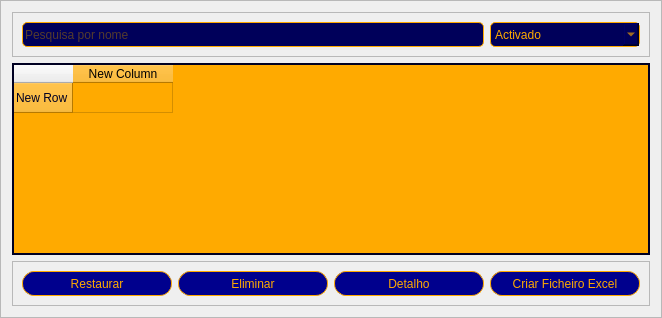
                  <widget class="QFrame" name="frameTable">
                   <property name="maximumSize">
                    <size>
                     <width>16777215</width>
                     <height>16777215</height>
                    </size>
                   </property>
                   <property name="styleSheet">
                    <string notr="true">QPushButton{
color: rgb(255, 170, 0);
border: 1px solid rgb(255, 170, 0);
border-radius: 12px;
background-color: rgb(0, 0, 141)
}
QPushButton:hover{
background-color: rgb(0, 0, 255)
}
QPushButton:pressed{
color: rgb(167, 117, 0);
border: 2px solid rgb(167, 117, 0);
border-radius: 12px;
background-color: rgb(0, 0, 141)
}</string>
                   </property>
                   <property name="frameShape">
                    <enum>QFrame::StyledPanel</enum>
                   </property>
                   <property name="frameShadow">
                    <enum>QFrame::Raised</enum>
                   </property>
                   <layout class="QVBoxLayout" name="verticalLayout_4">
                    <item>
                     <widget class="QFrame" name="frame_17">
                      <property name="styleSheet">
                       <string notr="true">QLabel{
color: rgb(255, 170, 0);
}
QLineEdit{
color: rgb(167, 117, 0);
border: 1px solid rgb(255, 170, 0);
background-color: rgb(0, 0, 90);
border-radius: 5px
}QComboBox{
color: rgb(167, 117, 0);
border: 1px solid rgb(255, 170, 0);
background-color: rgb(0, 0, 90);
border-radius: 5px

}</string>
                      </property>
                      <property name="frameShape">
                       <enum>QFrame::StyledPanel</enum>
                      </property>
                      <property name="frameShadow">
                       <enum>QFrame::Raised</enum>
                      </property>
                      <layout class="QHBoxLayout" name="horizontalLayout_32">
                       <item>
                        <widget class="QLineEdit" name="LinEdit_filtrar">
                         <property name="minimumSize">
                          <size>
                           <width>0</width>
                           <height>25</height>
                          </size>
                         </property>
                         <property name="echoMode">
                          <enum>QLineEdit::Normal</enum>
                         </property>
                         <property name="placeholderText">
                          <string>Pesquisa por nome</string>
                         </property>
                        </widget>
                       </item>
                       <item>
                        <widget class="QComboBox" name="comboBox_SelectEstado">
                         <property name="minimumSize">
                          <size>
                           <width>150</width>
                           <height>25</height>
                          </size>
                         </property>
                         <property name="styleSheet">
                          <string notr="true">background-color: rgb(0, 0, 90);
color: rgb(255, 170, 0);</string>
                         </property>
                         <item>
                          <property name="text">
                           <string>Activado</string>
                          </property>
                         </item>
                         <item>
                          <property name="text">
                           <string>Reciclagem</string>
                          </property>
                         </item>
                         <item>
                          <property name="text">
                           <string>Tudo</string>
                          </property>
                         </item>
                        </widget>
                       </item>
                      </layout>
                     </widget>
                    </item>
                    <item>
                     <widget class="QTableWidget" name="table_membros">
                      <property name="palette">
                       <palette>
                        <active>
                         <colorrole role="WindowText">
                          <brush brushstyle="SolidPattern">
                           <color alpha="255">
                            <red>0</red>
                            <green>0</green>
                            <blue>34</blue>
                           </color>
                          </brush>
                         </colorrole>
                         <colorrole role="Button">
                          <brush brushstyle="SolidPattern">
                           <color alpha="255">
                            <red>255</red>
                            <green>170</green>
                            <blue>0</blue>
                           </color>
                          </brush>
                         </colorrole>
                         <colorrole role="Text">
                          <brush brushstyle="SolidPattern">
                           <color alpha="255">
                            <red>0</red>
                            <green>0</green>
                            <blue>34</blue>
                           </color>
                          </brush>
                         </colorrole>
                         <colorrole role="BrightText">
                          <brush brushstyle="SolidPattern">
                           <color alpha="255">
                            <red>167</red>
                            <green>117</green>
                            <blue>0</blue>
                           </color>
                          </brush>
                         </colorrole>
                         <colorrole role="ButtonText">
                          <brush brushstyle="SolidPattern">
                           <color alpha="255">
                            <red>0</red>
                            <green>0</green>
                            <blue>34</blue>
                           </color>
                          </brush>
                         </colorrole>
                         <colorrole role="Base">
                          <brush brushstyle="SolidPattern">
                           <color alpha="255">
                            <red>255</red>
                            <green>170</green>
                            <blue>0</blue>
                           </color>
                          </brush>
                         </colorrole>
                         <colorrole role="Window">
                          <brush brushstyle="SolidPattern">
                           <color alpha="255">
                            <red>255</red>
                            <green>170</green>
                            <blue>0</blue>
                           </color>
                          </brush>
                         </colorrole>
                         <colorrole role="Highlight">
                          <brush brushstyle="SolidPattern">
                           <color alpha="255">
                            <red>0</red>
                            <green>0</green>
                            <blue>90</blue>
                           </color>
                          </brush>
                         </colorrole>
                         <colorrole role="HighlightedText">
                          <brush brushstyle="SolidPattern">
                           <color alpha="255">
                            <red>255</red>
                            <green>170</green>
                            <blue>0</blue>
                           </color>
                          </brush>
                         </colorrole>
                        </active>
                        <inactive>
                         <colorrole role="WindowText">
                          <brush brushstyle="SolidPattern">
                           <color alpha="255">
                            <red>0</red>
                            <green>0</green>
                            <blue>34</blue>
                           </color>
                          </brush>
                         </colorrole>
                         <colorrole role="Button">
                          <brush brushstyle="SolidPattern">
                           <color alpha="255">
                            <red>255</red>
                            <green>170</green>
                            <blue>0</blue>
                           </color>
                          </brush>
                         </colorrole>
                         <colorrole role="Text">
                          <brush brushstyle="SolidPattern">
                           <color alpha="255">
                            <red>0</red>
                            <green>0</green>
                            <blue>34</blue>
                           </color>
                          </brush>
                         </colorrole>
                         <colorrole role="BrightText">
                          <brush brushstyle="SolidPattern">
                           <color alpha="255">
                            <red>167</red>
                            <green>117</green>
                            <blue>0</blue>
                           </color>
                          </brush>
                         </colorrole>
                         <colorrole role="ButtonText">
                          <brush brushstyle="SolidPattern">
                           <color alpha="255">
                            <red>0</red>
                            <green>0</green>
                            <blue>34</blue>
                           </color>
                          </brush>
                         </colorrole>
                         <colorrole role="Base">
                          <brush brushstyle="SolidPattern">
                           <color alpha="255">
                            <red>255</red>
                            <green>170</green>
                            <blue>0</blue>
                           </color>
                          </brush>
                         </colorrole>
                         <colorrole role="Window">
                          <brush brushstyle="SolidPattern">
                           <color alpha="255">
                            <red>255</red>
                            <green>170</green>
                            <blue>0</blue>
                           </color>
                          </brush>
                         </colorrole>
                         <colorrole role="Highlight">
                          <brush brushstyle="SolidPattern">
                           <color alpha="255">
                            <red>0</red>
                            <green>0</green>
                            <blue>90</blue>
                           </color>
                          </brush>
                         </colorrole>
                         <colorrole role="HighlightedText">
                          <brush brushstyle="SolidPattern">
                           <color alpha="255">
                            <red>255</red>
                            <green>170</green>
                            <blue>0</blue>
                           </color>
                          </brush>
                         </colorrole>
                        </inactive>
                        <disabled>
                         <colorrole role="WindowText">
                          <brush brushstyle="SolidPattern">
                           <color alpha="255">
                            <red>0</red>
                            <green>0</green>
                            <blue>34</blue>
                           </color>
                          </brush>
                         </colorrole>
                         <colorrole role="Button">
                          <brush brushstyle="SolidPattern">
                           <color alpha="255">
                            <red>255</red>
                            <green>170</green>
                            <blue>0</blue>
                           </color>
                          </brush>
                         </colorrole>
                         <colorrole role="Text">
                          <brush brushstyle="SolidPattern">
                           <color alpha="255">
                            <red>0</red>
                            <green>0</green>
                            <blue>34</blue>
                           </color>
                          </brush>
                         </colorrole>
                         <colorrole role="BrightText">
                          <brush brushstyle="SolidPattern">
                           <color alpha="255">
                            <red>167</red>
                            <green>117</green>
                            <blue>0</blue>
                           </color>
                          </brush>
                         </colorrole>
                         <colorrole role="ButtonText">
                          <brush brushstyle="SolidPattern">
                           <color alpha="255">
                            <red>0</red>
                            <green>0</green>
                            <blue>34</blue>
                           </color>
                          </brush>
                         </colorrole>
                         <colorrole role="Base">
                          <brush brushstyle="SolidPattern">
                           <color alpha="255">
                            <red>255</red>
                            <green>170</green>
                            <blue>0</blue>
                           </color>
                          </brush>
                         </colorrole>
                         <colorrole role="Window">
                          <brush brushstyle="SolidPattern">
                           <color alpha="255">
                            <red>255</red>
                            <green>170</green>
                            <blue>0</blue>
                           </color>
                          </brush>
                         </colorrole>
                         <colorrole role="Highlight">
                          <brush brushstyle="SolidPattern">
                           <color alpha="255">
                            <red>0</red>
                            <green>120</green>
                            <blue>215</blue>
                           </color>
                          </brush>
                         </colorrole>
                         <colorrole role="HighlightedText">
                          <brush brushstyle="SolidPattern">
                           <color alpha="255">
                            <red>255</red>
                            <green>170</green>
                            <blue>0</blue>
                           </color>
                          </brush>
                         </colorrole>
                        </disabled>
                       </palette>
                      </property>
                      <property name="autoFillBackground">
                       <bool>true</bool>
                      </property>
                      <property name="styleSheet">
                       <string notr="true">color: rgb(0, 0, 34);
background-color: rgb(255, 170, 0);</string>
                      </property>
                      <property name="frameShape">
                       <enum>QFrame::WinPanel</enum>
                      </property>
                      <property name="frameShadow">
                       <enum>QFrame::Plain</enum>
                      </property>
                      <property name="midLineWidth">
                       <number>1</number>
                      </property>
                      <property name="editTriggers">
                       <set>QAbstractItemView::NoEditTriggers</set>
                      </property>
                      <property name="showDropIndicator" stdset="0">
                       <bool>true</bool>
                      </property>
                      <property name="alternatingRowColors">
                       <bool>true</bool>
                      </property>
                      <property name="selectionMode">
                       <enum>QAbstractItemView::SingleSelection</enum>
                      </property>
                      <property name="selectionBehavior">
                       <enum>QAbstractItemView::SelectRows</enum>
                      </property>
                      <property name="horizontalScrollMode">
                       <enum>QAbstractItemView::ScrollPerPixel</enum>
                      </property>
                      <row>
                       <property name="text">
                        <string>New Row</string>
                       </property>
                      </row>
                      <column>
                       <property name="text">
                        <string>New Column</string>
                       </property>
                       <property name="foreground">
                        <brush brushstyle="SolidPattern">
                         <color alpha="255">
                          <red>0</red>
                          <green>0</green>
                          <blue>0</blue>
                         </color>
                        </brush>
                       </property>
                      </column>
                     </widget>
                    </item>
                    <item>
                     <widget class="QFrame" name="frame_18">
                      <property name="styleSheet">
                       <string notr="true">QPushButton{
color: rgb(255, 170, 0);
border: 1px solid rgb(255, 170, 0);
border-radius: 12px;
background-color: rgb(0, 0, 141)
}
QPushButton:hover{
background-color: rgb(0, 0, 255)
}
QPushButton:pressed{
color: rgb(167, 117, 0);
border: 2px solid rgb(167, 117, 0);
border-radius: 12px;
background-color: rgb(0, 0, 141)
}
QLabel{
color: rgb(255, 170, 0);
}
</string>
                      </property>
                      <property name="frameShape">
                       <enum>QFrame::StyledPanel</enum>
                      </property>
                      <property name="frameShadow">
                       <enum>QFrame::Raised</enum>
                      </property>
                      <layout class="QHBoxLayout" name="horizontalLayout_15">
                       <item>
                        <widget class="QPushButton" name="bt_restaurar">
                         <property name="minimumSize">
                          <size>
                           <width>150</width>
                           <height>25</height>
                          </size>
                         </property>
                         <property name="text">
                          <string>Restaurar</string>
                         </property>
                        </widget>
                       </item>
                       <item>
                        <widget class="QPushButton" name="bt_eliminar_reciclage">
                         <property name="minimumSize">
                          <size>
                           <width>150</width>
                           <height>25</height>
                          </size>
                         </property>
                         <property name="text">
                          <string>Eliminar</string>
                         </property>
                        </widget>
                       </item>
                       <item>
                        <widget class="QPushButton" name="Bt_detalho">
                         <property name="minimumSize">
                          <size>
                           <width>150</width>
                           <height>25</height>
                          </size>
                         </property>
                         <property name="text">
                          <string>Detalho</string>
                         </property>
                        </widget>
                       </item>
                       <item>
                        <widget class="QPushButton" name="Bt_criarFicheiroExcelMembros">
                         <property name="minimumSize">
                          <size>
                           <width>150</width>
                           <height>25</height>
                          </size>
                         </property>
                         <property name="maximumSize">
                          <size>
                           <width>200</width>
                           <height>16777215</height>
                          </size>
                         </property>
                         <property name="text">
                          <string>Criar Ficheiro Excel</string>
                         </property>
                        </widget>
                       </item>
                      </layout>
                     </widget>
                    </item>
                   </layout>
                  </widget>
